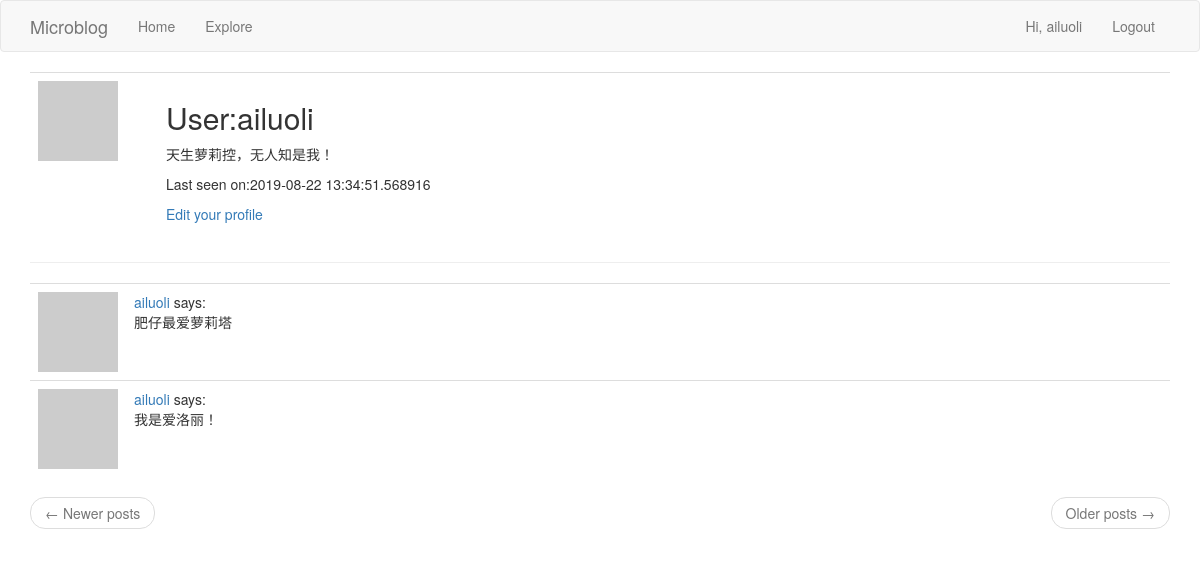
Page /user/ailuoli (signed in) on the earlier database version.
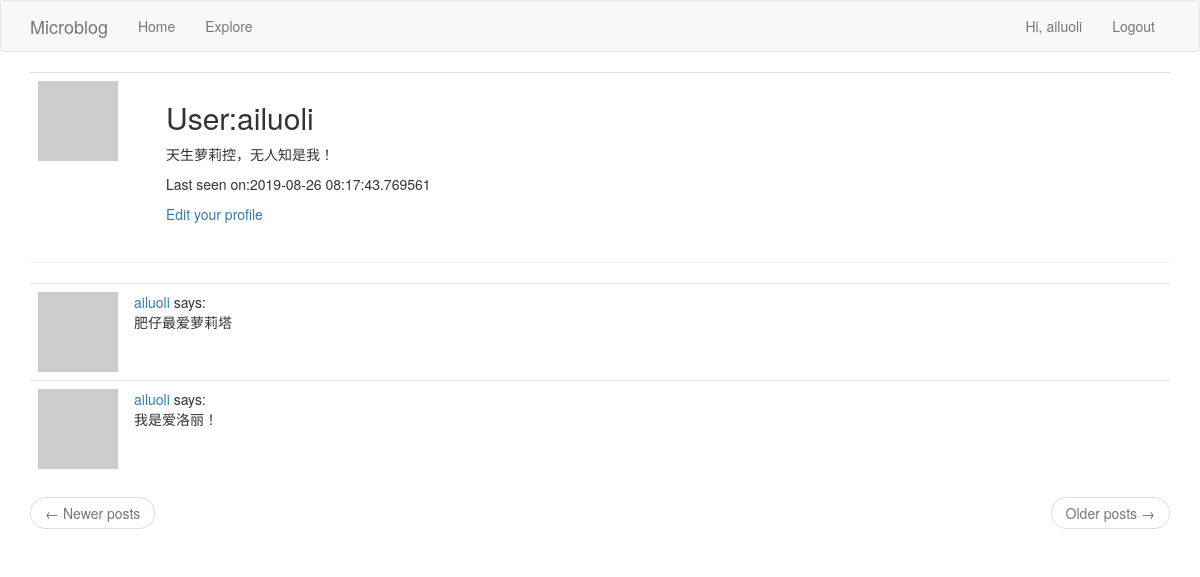
Same page on the later database version.
### app/models.py (models this page shows, shortened)
class User(UserMixin, db.Model):
	id = db.Column(db.Integer, primary_key=True)
	username = db.Column(db.String(64), index=True, unique=True)
	email = db.Column(db.String(120), index=True, unique=True)
	password_hash = db.Column(db.String(128))
	posts = db.relationship('Post', backref='author', lazy='dynamic')
	about_me = db.Column(db.String(140))
	last_seen = db.Column(db.DateTime, default=datetime.utcnow())
	followed = db.relationship(
		'User',
		secondary=followers,
		primaryjoin=(followers.c.follower_id == id),
		secondaryjoin=(followers.c.followed_id == id),
		backref=db.backref('followers', lazy='dynamic'),
		lazy='dynamic'
	)
	def avatar(self, size):
		digest = md5(self.email.lower().encode('utf-8')).hexdigest()
		return 'https://www.gravatar.com/avatar/{}?d=identicon&s={}'.format(digest, size)

class Post(db.Model):
	id = db.Column(db.Integer, primary_key=True)
	body = db.Column(db.String(1024))
	timestamp = db.Column(db.DateTime, index=True, default=datetime.utcnow)
	user_id = db.Column(db.Integer, db.ForeignKey('user.id'))

### app/routes.py (the view)
@app.route('/user/<username>')
@login_required
def user(username):
    user = User.query.filter_by(username=username).first_or_404()
    page = request.args.get('page', 1, type=int)
    posts = user.posts.order_by(Post.timestamp.desc()).paginate(page, app.config['POSTS_PER_PAGE'], False)
    prev_url = url_for('user', username=username, page=posts.prev_num) if posts.has_prev else None
    next_url = url_for('user', username=username, page=posts.next_num) if posts.has_next else None
    return render_template('user.html', title='Profile', user=user, posts=posts.items, next_url=next_url,
                           prev_url=prev_url)

### app/models.py (called while the page is built)
@login.user_loader
def load_user(id):
	return User.query.get(int(id))

### app/routes.py (called while the page is built)
@app.before_request
def before_request():
    if current_user.is_authenticated:
        current_user.last_seen = datetime.utcnow()
        db.session.commit()

### app/templates/user.html (shortened to what this page needs)
{% extends 'base.html' %}
{% block app_content %}
    <table class="table table-hover">
        <tr>
            <td width="128px"><img src="{{ user.avatar(128) }}"></td>
            <td>
                <h2>User:{{ user.username }}</h2>
                {% if user.about_me %}
                    <p>{{ user.about_me }}</p>
                {% endif %}
                {% if user.last_seen %}
                    <p>Last seen on:{{ user.last_seen }}</p>
                {% endif %}
                {% if user==current_user %}
                    <p>
                        <a href="{{ url_for('edit_profile') }}">Edit your profile</a>
                    </p>
                {% elif not current_user.is_following(user) %}
                    <p>
                        <a href="{{ url_for('follow', username=user.username) }}">Follow</a>
                    </p>
                {% else %}
                    <p>
                        <a href="{{ url_for('unfollow', username=user.username) }}">Unfollow</a>
                    </p>
                {% endif %}
            </td>
        </tr>
    </table>
    <hr>
    <table class="table table-hover">
        {% for post in posts %}
            {% include '_post.html' %}
        {% endfor %}
    </table>
    <nav aria-label="...">
        <ul class="pager">
            <li class="previous{% if not prev_url %} disabled{% endif %}">
                <a href="{{ prev_url or '#' }}">
                    <span aria-hidden="true">&larr;</span> Newer posts
                </a>
            </li>
            <li class="next{% if not next_url %} disabled{% endif %}">
                <a href="{{ next_url or '#' }}">
                    Older posts <span aria-hidden="true">&rarr;</span>
                </a>
            </li>
        </ul>
    </nav>
{% endblock %}

### app/templates/base.html (shortened to what this page needs)
{% extends "bootstrap/base.html" %}
{% block navbar %}
    <nav class="navbar navbar-default">
        <div class="container">
            <div class="navbar-header">
                <a class="navbar-brand" href="{{ url_for('index') }}">Microblog</a>
            </div>
            <div class="collapse navbar-collapse" id="bs-example-navbar-collapse-1">
                <ul class="nav navbar-nav">
                    <li><a href="{{ url_for('index') }}">Home</a></li>
                    <li><a href="{{ url_for('explore') }}">Explore</a></li>
                </ul>
                <ul class="nav navbar-nav navbar-right">
                    {% if current_user.is_anonymous %}
                        <li><a href="{{ url_for('login') }}">Login</a></li>
                    {% else %}
                        <li>
                            <a href="{{ url_for('user', username=current_user.username) }}">Hi, {{ current_user.username }}</a>
                        </li>
                        <li><a href="{{ url_for('logout') }}">Logout</a></li>
                    {% endif %}
                </ul>
            </div>
        </div>
    </nav>
{% endblock %}
{% block content %}
    <div class="container">
        {% block app_content %}{% endblock %}
    </div>
{% endblock %}

### app/templates/_post.html
<tr align="top">
    <td width="70px">
        <a href="{{ url_for('user', username=post.author.username) }}">
            <img src="{{ post.author.avatar(70) }}">
        </a>
    </td>
    <td>
        <a href="{{ url_for('user', username=post.author.username)}}">
            {{ post.author.username }}
        </a>
        says:
        <br>
        {{ post.body }}
    </td>
</tr>

Differences in the rows shown:
changed User "ailuoli": last_seen "2019-08-22 13:34:51.568916" → "2019-08-26 08:17:43.769561"
